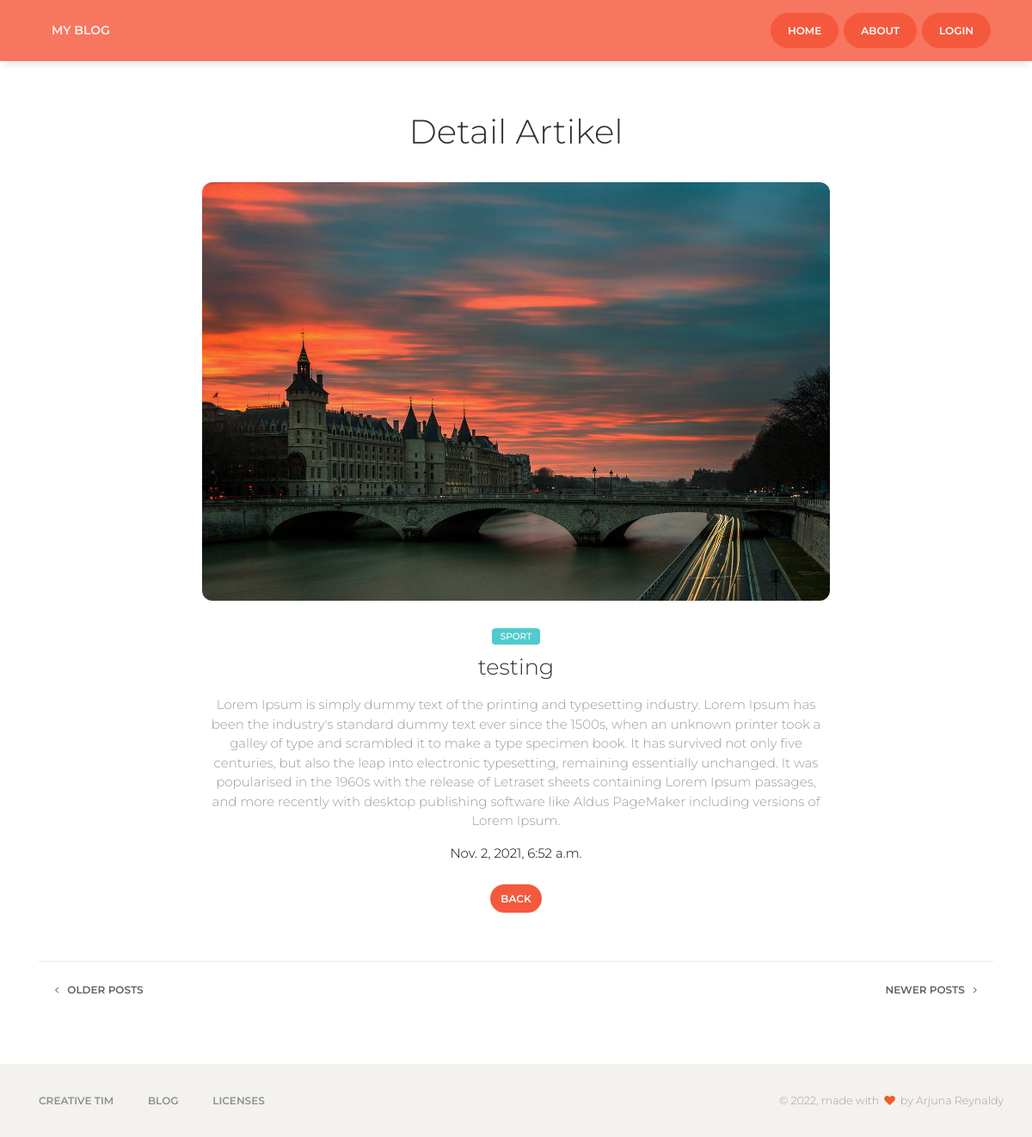
Page /artikel/1/detail on the committed database.
### biodata/models.py (models this page shows, shortened)
class Artikel(models.Model):
    nama = models.ForeignKey(User, on_delete=models.CASCADE, blank=True, null=True)
    judul = models.CharField(max_length=100)
    body = RichTextUploadingField(blank=True, null=True,
                                    config_name='special',
                                    external_plugin_resources=[(
                                        'youtube',
                                        '/static/ckeditor_plugins/youtube/youtube/',
                                        'plugin.js',
                                        )],
)
    kategory = models.ForeignKey(Kategori, on_delete=models.CASCADE)
    date = models.DateTimeField(auto_now_add=True)
    class Meta:
        ordering =['-date']
        verbose_name_plural ="Artikel"

class Kategori(models.Model):
    nama = models.CharField(max_length=20)
    def __str__(self):
        return self.nama
    class Meta:
        verbose_name_plural ="Kategori"

### mysite/views.py (the view)
# urls.py: path('artikel/<int:id>/detail', detail_artikel, name='detail_artikel'),
def detail_artikel(request, id):
    template_name = 'front/detail_artikel.html'
    artikel = Artikel.objects.get(id=id)
    context ={
        'title':'detail',
        'artikel':artikel
    }
    return render(request, template_name, context)

### templates/front/detail_artikel.html
{% extends 'front/base.html' %}
{% load static %}
{% block content %}
<div class="wrapper">
    <div class="main">
      <div class="section section-white">
        <div class="container">
          <div class="row">
            <div class="col-md-6 ml-auto mr-auto text-center title">
              <h2>Detail Artikel</h2>
            </div>
          </div>
          <div class="article">
            <div class="row">
              <div class="col-md-8 ml-auto mr-auto">
                <div class="card card-blog card-plain text-center">
                  <div class="card-image">
                    <a href="#pablo">
                      <img class="img img-raised" src="{% static 'front/img/sections/bruno-abatti.jpg' %}">
                    </a>
                  </div>
                  <div class="card-body">
                    <div class="card-category">
                      <span class="badge badge-primary main-tag">{{artikel.kategory}}</span>
                    </div>
                    <a href="javascrip: void(0);">
                      <h3 class="card-title">{{artikel.judul}}</h3>
                    </a>
                    <div class="card-description">
                      <p>{{artikel.body|safe}}</p>
                    </div>
                    <div class="card-description">
                      <p style="color: black;">{{artikel.date}}</p>
                    </div>
                  </div>
                  <a class="btn btn-danger btn-round btn-sm" href="{% url 'index' %}">Back</a>
                </div>
              </div>
            </div>
          </div>
          <hr />
          <div class="row">
            <div class="col-md-12">
              <div class="pull-left">
                <button class="btn btn-link btn-default btn-move-left btn-sm"> <i class="fa fa-angle-left"></i> Older Posts</button>
              </div>
              <div class="pull-right">
                <button class="btn btn-link btn-default btn-move-right btn-sm">Newer Posts <i class="fa fa-angle-right"></i></button>
              </div>
            </div>
          </div>
        </div>
      </div>
    </div>
  </div>
{% endblock content %}

### static/front/demo/demo.css (style rules this page uses)
.main { background-color: #fff; }

### rows in the picture
Artikel: kategory "SPORT", judul "testing", body "Lorem Ipsum is simply dummy text of the printing and typesetting industry. Lorem Ipsum has been the industry's standard dummy text ever since the 1500s, when an unknown printer took a galley of type and scrambled it to make a type specimen book. It has survived not only five centuries, but also the leap into electronic typesetting, remaining essentially unchanged. It was popularised in the 1960s with the release of Letraset sheets containing Lorem Ipsum passages, and more recently with desktop publishing software like Aldus PageMaker including versions of Lorem Ipsum.", date "Nov. 2, 2021, 6:52 a.m."
